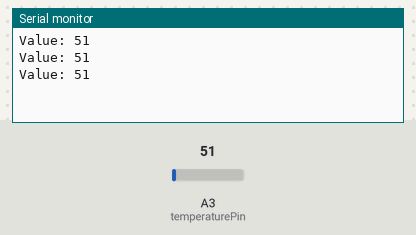
Simulated run of this sketch. Board: Arduino Uno, built with avr-gcc and run on an emulated ATmega328P. On the bench: the last lines printed to the serial monitor. The inputs (shaded band) are chosen by the test bench; at power-on: A3 (temperaturePin) = 51.

Above: at 1.3 s.
1.4 s: A3 (temperaturePin) set to 61
At 1.9 s:
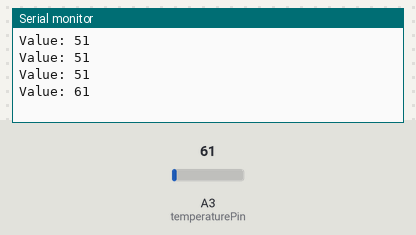
2.9 s: A3 (temperaturePin) set to 71
At 3.3 s:
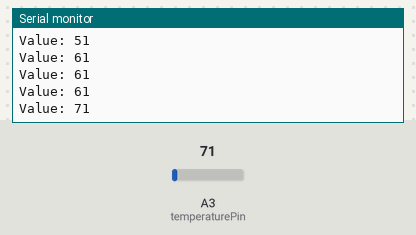
Timing chart, 0 to 5.9 s (numbered marks = the images above; inputs shaded):
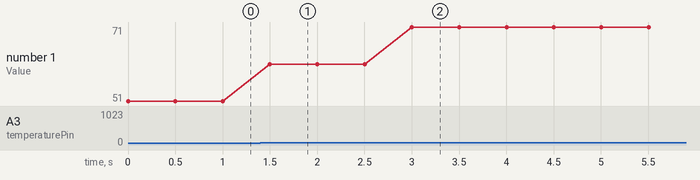

The sketch:

Temperature-Sensing.ino
```cpp
const int  temperaturePin = A3;

void setup() {
  Serial.begin(9600); // 9600 baud, for serial comms
}

void loop() {
  int temperatureValue = analogRead(temperaturePin);

  Serial.print("Value: ");
  Serial.println(temperatureValue);
  delay(500);
}
```

Measured:
- after the input at 1.4 s, the serial monitor: prints a new line after 0.10 s (image 1)
- after the input at 2.9 s, the serial monitor: prints a new line after 0.10 s (image 2)
- plotted number 1: 51 → 61 after the input at 1.4 s, 61 → 71 after the input at 2.9 s
